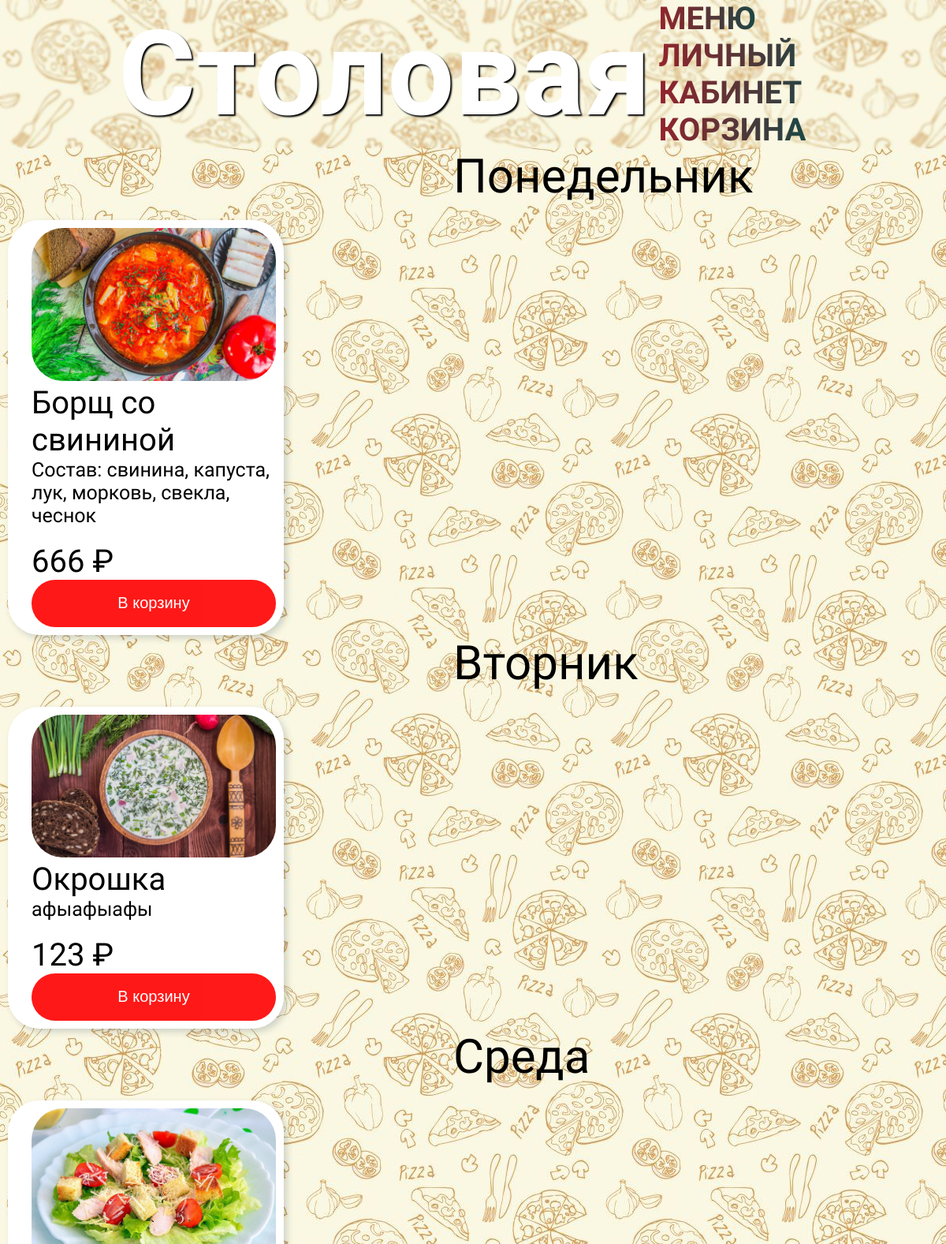
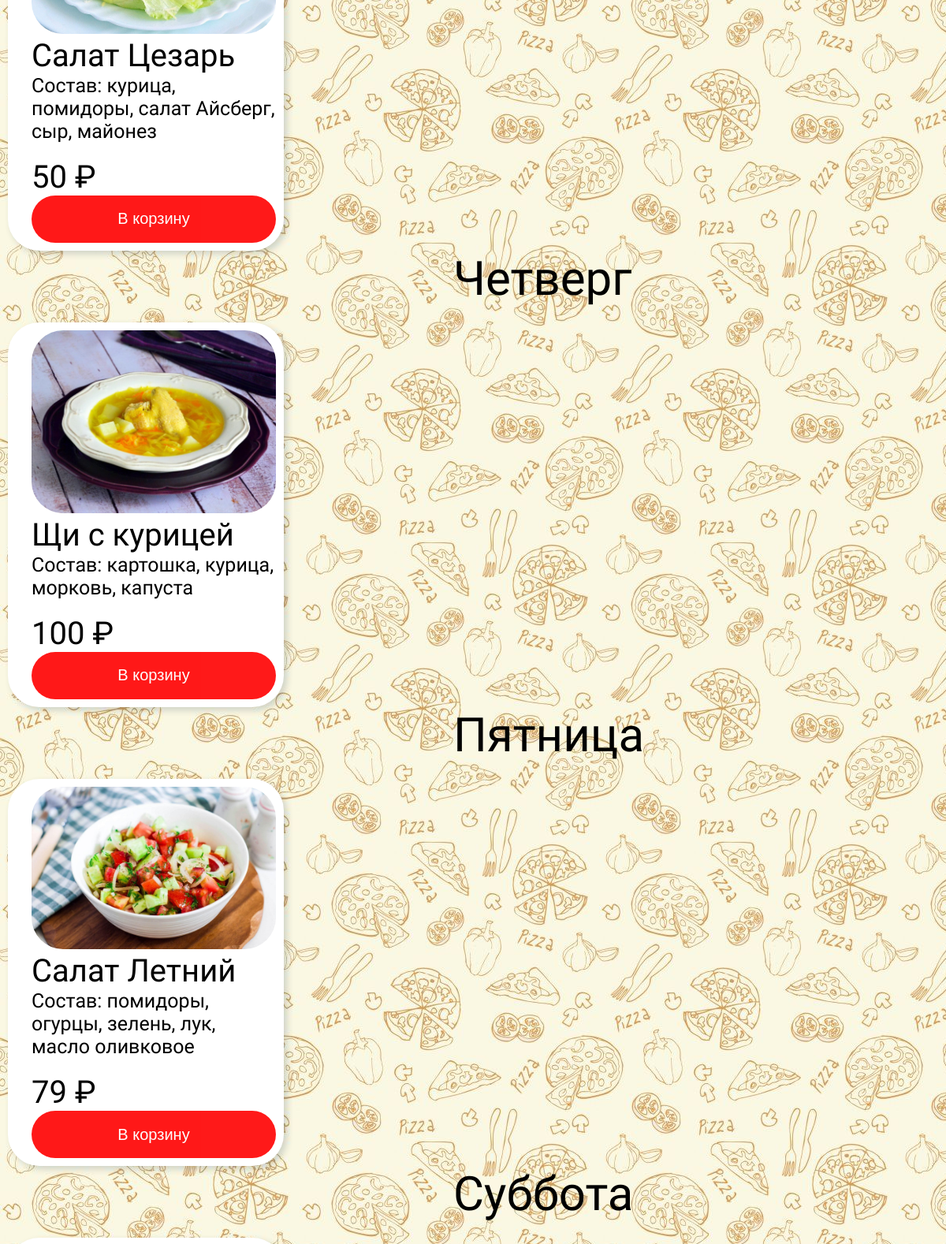
/High/index.php (upper part), run on the app's committed database (2 pictures, top to bottom).
### tables this page shows
CREATE TABLE `Food` (
  `id` int NOT NULL,
  `title` varchar(50) NOT NULL,
  `description` varchar(200) NOT NULL,
  `img` varchar(54) NOT NULL,
  `price` int NOT NULL,
  `category` varchar(11) NOT NULL
);

### High/index.php (the view, shortened to what this page needs)
<?php
$mysql = new mysqli('localhost', 'root', '', 'StudentEatery');
?>
<!DOCTYPE html>
<html lang="en">
<head>
    <link rel="stylesheet" href="../css/Menu.css">
</head>
<body>
    <div class="background">
        <header class="header">
            <div class="header_inner">
                <div class="header_logo">Столовая</div>
                    <nav class="nav">
                        <a class="nav_link" href="index.php">Меню</a>
                        <a class="nav_link" href="Pages/CabinetPage.php">Личный кабинет</a>
                        <a class="nav_link" href="Pages/Cart.php">Корзина</a>
                    </nav>
                </div>
        </header>
        <div class="Menu">
            <div class="Category">Понедельник</div>
            <div class="Catalog">
                    <?php
                        $select = $mysql -> query("SELECT * FROM Food WHERE category = 'Понедельник'");
                        while ($row = mysqli_fetch_assoc($select)) {
                     ?>
                    <div class="Item" id="<?=$row['id']?>">
                        <img src="Images/Menu/<?=$row['img']?>">
                        <div class="Info">
                            <div class="Name"><?=$row['title']?></div>
                            <div class="Description"><?=$row['description']?></div>
                            <div class="Price"><?=$row['price']?> ₽</div>
                        </div>
                        <button type="submit" class="AddToCart" name = "AddToCart<?=$row['id']?>" id="<?=$row['id']?>">В корзину</button>
                    </div>
                    <?php }; ?>
            </div>
            <div class="Category">Вторник</div>
            <div class="Catalog">
                    <?php
                        $select = $mysql -> query("SELECT * FROM Food WHERE category = 'Вторник'");
                        while ($row = mysqli_fetch_assoc($select)) {
                     ?>
                    <div class="Item" id="<?=$row['id']?>">
                        <img src="Images/Menu/<?=$row['img']?>">
                        <div class="Info">
                            <div class="Name"><?=$row['title']?></div>
                            <div class="Description"><?=$row['description']?></div>
                            <div class="Price"><?=$row['price']?> ₽</div>
                        </div>
                        <button type="submit" class="AddToCart" name = "AddToCart<?=$row['id']?>" id="<?=$row['id']?>">В корзину</button>
                    </div>
                    <?php }; ?>
            </div>
            <div class="Category">Среда</div>
            <div class="Catalog">
                <?php
                $select = $mysql -> query("SELECT * FROM Food WHERE category = 'Среда'");
                while ($row = mysqli_fetch_assoc($select)) {
                    ?>
                    <div class="Item" id="<?=$row['id']?>">
                        <img src="Images/Menu/<?=$row['img']?>">
                        <div class="Info">
                            <div class="Name"><?=$row['title']?></div>
                            <div class="Description"><?=$row['description']?></div>
                            <div class="Price"><?=$row['price']?> ₽</div>
                        </div>
                        <button type="submit" class="AddToCart" name = "AddToCart<?=$row['id']?>" id="<?=$row['id']?>">В корзину</button>
                    </div>
                <?php }; ?>
            </div>
            <div class="Category">Четверг</div>
            <div class="Catalog">
                <?php
                $select = $mysql -> query("SELECT * FROM Food WHERE category = 'Четверг'");
                while ($row = mysqli_fetch_assoc($select)) {
                    ?>
                    <div class="Item" id="<?=$row['id']?>">
                        <img src="Images/Menu/<?=$row['img']?>">
                        <div class="Info">
                            <div class="Name"><?=$row['title']?></div>
                            <div class="Description"><?=$row['description']?></div>
                            <div class="Price"><?=$row['price']?> ₽</div>
                        </div>
                        <button type="submit" class="AddToCart" name = "AddToCart<?=$row['id']?>" id="<?=$row['id']?>">В корзину</button>
                    </div>
                <?php }; ?>
            </div>
            <div class="Category">Пятница</div>
            <div class="Catalog">
                <?php
                $select = $mysql -> query("SELECT * FROM Food WHERE category = 'Пятница'");
                while ($row = mysqli_fetch_assoc($select)) {
                    ?>
                    <div class="Item" id="<?=$row['id']?>">
                        <img src="Images/Menu/<?=$row['img']?>">
                        <div class="Info">
                            <div class="Name"><?=$row['title']?></div>
                            <div class="Description"><?=$row['description']?></div>
                            <div class="Price"><?=$row['price']?> ₽</div>
                        </div>
                        <button type="submit" class="AddToCart" name = "AddToCart<?=$row['id']?>" id="<?=$row['id']?>">В корзину</button>
                    </div>
                <?php }; ?>
            </div>
            <div class="Category">Суббота</div>
            <div class="Catalog">
                <?php
                $select = $mysql -> query("SELECT * FROM Food WHERE category = 'Суббота'");
                while ($row = mysqli_fetch_assoc($select)) {
                    ?>
                    <div class="Item" id="<?=$row['id']?>">
                    </div>
                <?php }; ?>
            </div>
        </div>
    </div>
</body>
</html>

### High/css/Menu.css (style rules this page uses)
body { margin: 0; background: url("../Images/Main/Background_simple.jpg"); }
*, *:before, *:after { box-sizing: border-box; }
.header { width: 100%; top: 0; left: 0; right: 0; z-index: 1000; padding-top: 2 0px; backdrop-filter: blur(1.5px); }
.header_logo { font-size: 150px; font-family: 'Amatic SC', cursive; color: white; text-shadow: 2px 2px 2px black; font-weight: 700; margin-left: 150px; }
.header_inner { display: flex; justify-content: space-between; align-items: center; }
.nav { font-size: 40px; text-transform: uppercase; font-family: 'Amatic SC', cursive; margin-right: 150px; }
.nav_link { text-decoration: none; transition: color 0.2s linear; display: inline-block; vertical-align: top; margin: 0 10px; background-color: #1b1d1d; background-image: linear-gradient(90deg, #94242c, #1b4644); -webkit-background-clip: text; -webkit-text-fill-color: transparent; font-weight: 900; }
.Menu { font-family: 'Amatic SC', cursive; }
.Item { width: 350px; height: fit-content; background-color: white; border-radius: 40px; border-color: black; border-width: 2px; margin-left: 10px; padding: 10px; padding-left: 30px; margin-top: 20px; box-shadow: 4px 4px 8px 0px rgba(34, 60, 80, 0.2); }
img { border-radius: 40px; }
.Info { font-size: 25px; }
.Category { font-size: 60px; margin: auto; width: 50px; }
.Price { margin-top: 20px; font-size: 40px; }
.Name { font-size: 40px; }
.Catalog { display: flex; flex-wrap: wrap; }
.AddToCart { font-family:Arial, Helvetica, sans-serif; background-color: red; color: white; font-size: 20px; border: none; cursor: pointer; width: 100%; opacity: 0.9; height: 60px; border-radius: 40px; }
img { max-width: 100%; height: auto; }

### data on the page
food: img (picture), title "Борщ со свининой", description "Состав: свинина, капуста, лук, морковь, свекла, чеснок", price "666"
food: img (picture), title "Окрошка", description "афыафыафы", price "123"
food: img (picture), title "Салат Цезарь", description "Состав: курица, помидоры, салат Айсберг, сыр, майонез", price "50"
food: img (picture), title "Щи с курицей", description "Состав: картошка, курица, морковь, капуста", price "100"
food: img (picture), title "Салат Летний", description "Состав: помидоры, огурцы, зелень, лук, масло оливковое", price "79"
